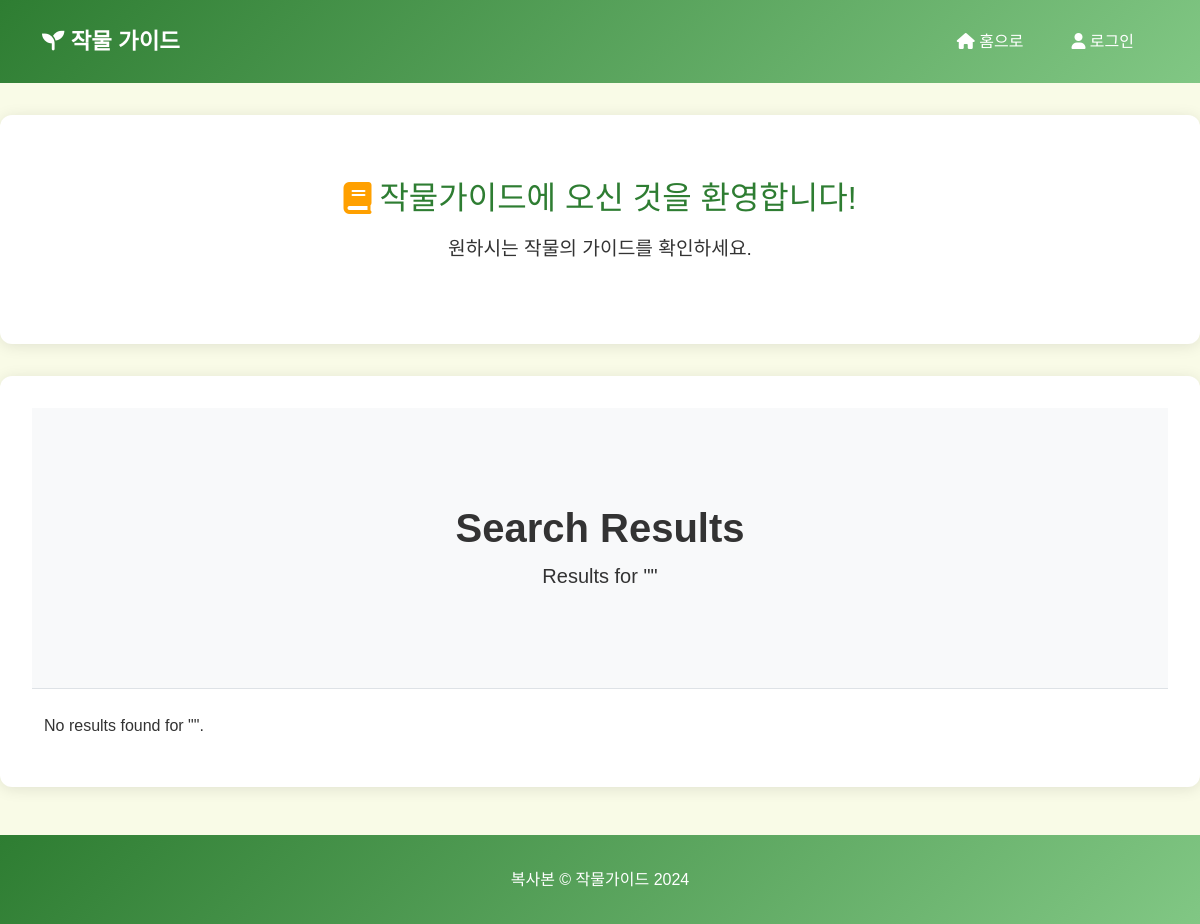
Page /blog/search/ on the earlier database version.
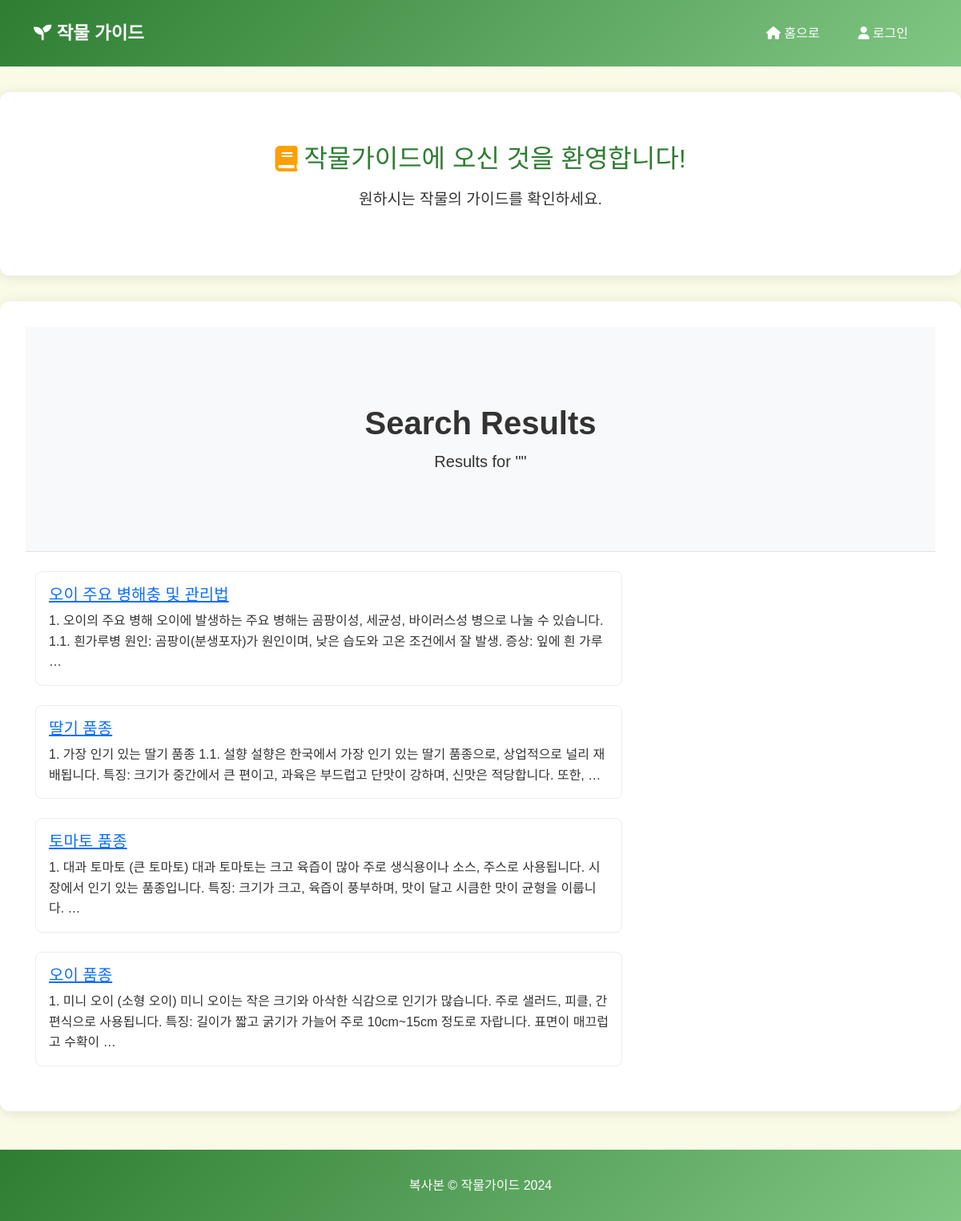
Same page on the later database version.
### blog/models.py (models this page shows, shortened)
class Post(models.Model):
    title = models.CharField(max_length=200)
    content = models.TextField()
    head_image = models.ImageField(upload_to='blog/images/%Y/%m/%d/', blank=True)
    created_at = models.DateTimeField(auto_now_add=True)
    updated_at = models.DateTimeField(auto_now=True)
    author = models.ForeignKey(User, on_delete=models.CASCADE)
    category = models.ForeignKey(
        Category,
        on_delete=models.CASCADE,
        null=True,  # 이 부분 추가
        blank=True  # 이 부분 추가
    )
    tags = models.ManyToManyField(Tag, blank=True, related_name='posts')
    class Meta:
        ordering = ['-created_at']

### blog/views.py (the view)
# urls.py: path('search/', views.search, name='search'),
def search(request):
    query = request.GET.get('query', '')
    search_results = Post.objects.filter(title__icontains=query)
    return render(request, 'blog/search_results.html', {
        'search_results': search_results,
        'query': query
    })

### blog/templates/blog/search_results.html (shortened to what this page needs)
{% extends "blog/layout.html" %}
{% block content %}
<header class="py-5 bg-light border-bottom mb-4">
    <div class="container">
        <div class="text-center my-5">
            <h1 class="fw-bolder">Search Results</h1>
            <p class="lead mb-0">Results for "{{ query }}"</p>
        </div>
    </div>
</header>
<div class="container">
    <div class="row">
        <div class="col-lg-8">
            {% if search_results %}
                {% for post in search_results %}
                    <div class="card mb-4">
                        <div class="card-body">
                            <h5 class="card-title"><a href="{% url 'blog:single_post' post.pk %}">{{ post.title }}</a></h5>
                            <p class="card-text">{{ post.content|truncatewords:30 }}</p>
                        </div>
                    </div>
                {% endfor %}
            {% else %}
                <p>No results found for "{{ query }}".</p>
            {% endif %}
        </div>
    </div>
</div>
{% endblock %}

Differences in the rows shown:
added Post: title "오이 주요 병해충 및 관리법", content "1. 오이의 주요 병해 오이에 발생하는 주요 병해는 곰팡이성, 세균성, 바이러스성 병으로 나눌 수 있습니다. 1.1. 흰가루병 원인: 곰팡이(분생포자)가 원인이며, 낮은 습도와 고온 조건에서 잘 발생. 증상: 잎에 흰 가루 …"
added Post: title "딸기 품종", content "1. 가장 인기 있는 딸기 품종 1.1. 설향 설향은 한국에서 가장 인기 있는 딸기 품종으로, 상업적으로 널리 재배됩니다. 특징: 크기가 중간에서 큰 편이고, 과육은 부드럽고 단맛이 강하며, 신맛은 적당합니다. 또한, …"
added Post: title "토마토 품종", content "1. 대과 토마토 (큰 토마토) 대과 토마토는 크고 육즙이 많아 주로 생식용이나 소스, 주스로 사용됩니다. 시장에서 인기 있는 품종입니다. 특징: 크기가 크고, 육즙이 풍부하며, 맛이 달고 시큼한 맛이 균형을 이룹니다. …"
added Post: title "오이 품종", content "1. 미니 오이 (소형 오이) 미니 오이는 작은 크기와 아삭한 식감으로 인기가 많습니다. 주로 샐러드, 피클, 간편식으로 사용됩니다. 특징: 길이가 짧고 굵기가 가늘어 주로 10cm~15cm 정도로 자랍니다. 표면이 매끄럽고 수확이 …"
Other differences:
text no longer shown: "No results found for \" \"."
